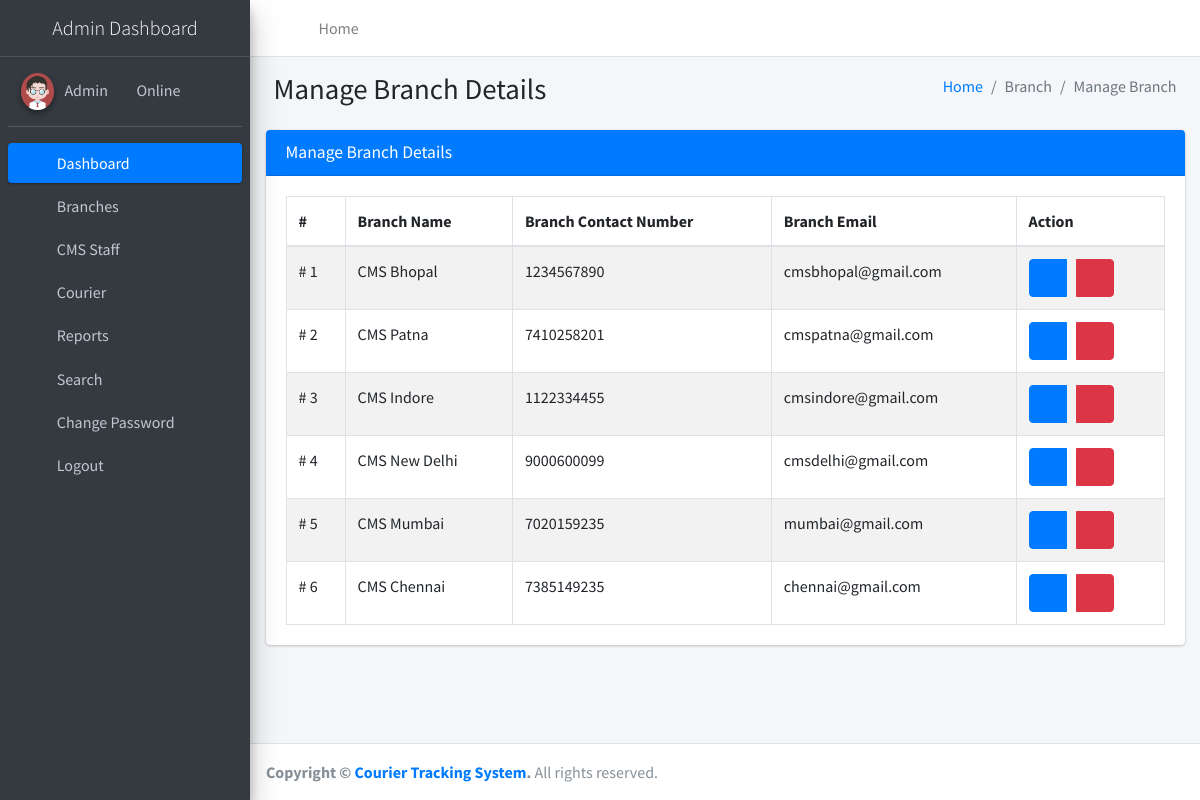
Page /manageBranch (signed in) on the committed database.
### courier/models.py (models this page shows, shortened)
class Branch(models.Model):
    BranchName = models.CharField(max_length=250, null=True)
    BranchContactnumber = models.CharField(max_length=12, null=True)
    BranchEmail = models.CharField(max_length=50, null=True)
    BranchAddress = models.CharField(max_length=200, null=True)
    BranchCity = models.CharField(max_length=150, null=True)
    BranchState = models.CharField(max_length=150, null=True)
    BranchPincode = models.CharField(max_length=6, null=True)
    BranchCountry = models.CharField(max_length=200, null=True)

### courier/views.py (the view)
# urls.py: path('manageBranch', manageBranch, name='manageBranch'),
def manageBranch(request):
    if not request.user.is_authenticated:
        return redirect('admin_login')
    branch = Branch.objects.all()
    return render(request, 'admin/manageBranch.html', locals())

### courier/templates/admin/manageBranch.html
{% extends 'adminNavbar.html' %}
{% block main %}
{% load static %}
<section class="content">
    <div class="content-header">
        <div class="container-fluid">
            <div class="row mb-2">
                <div class="col-sm-6">
                    <h1 class="m-0">Manage Branch Details</h1>
                </div>
                <div class="col-sm-6">
                    <ol class="breadcrumb float-sm-right">
                        <li class="breadcrumb-item"><a href="{% url 'dashboard' %}">Home</a></li>
                        <li class="breadcrumb-item active">Branch</li>
                        <li class="breadcrumb-item active">Manage Branch</li>
                    </ol>
                </div>
            </div>
        </div>
    </div>
    <div class="container-fluid">
        <div class="row">
            <div class="col-md-12">
                <div class="card card-primary">
                    <div class="card-header">
                        <h3 class="card-title">Manage Branch Details</h3>
                    </div>
                    <div class="card-body">
						<table id="example1" class="table table-bordered table-striped">
							<thead>
								<tr>
									<th>#</th>
									<th>Branch Name</th>
                                    <th>Branch Contact Number</th>
                                    <th>Branch Email</th>
									<th>Action</th>
								</tr>
							</thead>
							<tbody>
                                {% for i in branch %}
								<tr>
									<td># {{forloop.counter}}</td>
									<td>{{i.BranchName}}</td>
                                    <td>{{i.BranchContactnumber}}</td>
                                    <td>{{i.BranchEmail}}</td>
									<td>
										<div class="btn-group">
											<a class="btn btn-primary"
												href="{% url 'editBranch' i.id %}"><i
												class="fa fa-edit"></i></a> &nbsp;&nbsp;&nbsp; <a class="btn btn-danger"
												onclick="return confirm('Are you sure to Delete ?')"
												href="{% url 'deleteBranch' i.id %}"><i
												class="fa fa-trash-alt"></i></a>
										</div>
									</td>
								</tr>
								{% endfor %}
							</tbody>
						</table>
					</div>
                </div>
            </div>
        </div>
    </div>
</section>
{% endblock %}

### courier/templates/adminNavbar.html (shortened to what this page needs)
{% load static %}
<!DOCTYPE html>
<html lang="en">
<head>
<link rel="stylesheet"
	href="{% static 'plugins/fontawesome-free/css/all.min.css' %}">
<link rel="stylesheet"
	href="https://code.ionicframework.com/ionicons/2.0.1/css/ionicons.min.css">
<link rel="stylesheet"
	href="{% static 'plugins/tempusdominus-bootstrap-4/css/tempusdominus-bootstrap-4.min.css' %}">
<link rel="stylesheet"
	href="{% static 'plugins/icheck-bootstrap/icheck-bootstrap.min.css' %}">
<link rel="stylesheet" href="{% static 'plugins/jqvmap/jqvmap.min.css' %}">
<link rel="stylesheet" href="{% static 'dist/css/adminlte.min.css' %}">
<link rel="stylesheet"
	href="{% static 'plugins/overlayScrollbars/css/OverlayScrollbars.min.css' %}">
<link rel="stylesheet"
	href="{% static 'plugins/daterangepicker/daterangepicker.css' %}">
<link rel="stylesheet"
	href="{% static 'plugins/summernote/summernote-bs4.min.css' %}">
</head>
<body class="hold-transition sidebar-mini layout-fixed">
	<div class="wrapper">
		<nav
			class="main-header navbar navbar-expand navbar-white navbar-light">
			<ul class="navbar-nav">
				<li class="nav-item"><a class="nav-link" data-widget="pushmenu"
					href="#" role="button"><i class="fas fa-bars"></i></a></li>
				<li class="nav-item d-none d-sm-inline-block"><a
					href="{% url 'dashboard' %}" class="nav-link">Home</a></li>
			</ul>
			<ul class="navbar-nav ml-auto">
				<li class="nav-item"><a class="nav-link"
					data-widget="fullscreen" href="#" role="button"> <i
						class="fas fa-expand-arrows-alt"></i>
				</a></li>
				<li class="nav-item"><a class="nav-link"
					data-widget="control-sidebar" data-controlsidebar-slide="true"
					href="#" role="button"> <i class="fas fa-th-large"></i>
				</a></li>
			</ul>
		</nav>
		<aside class="main-sidebar sidebar-dark-primary elevation-4">
			<a href="#" class="brand-link"> <img src=""
				<center><span class="brand-text font-weight-light">Admin Dashboard</span></center>
			</a>
			<div class="sidebar">
				<div class="user-panel mt-3 pb-3 mb-3 d-flex">
					<div class="image">
						<img src="{% static 'dist/img/user2-160x160.jpg' %}"
							class="img-circle elevation-2" alt="User Image">
					</div>
					<div class="info">
						<a href="#">Admin &nbsp;&nbsp;</a> <a href="#"><i
							class="fa fa-circle text-success"></i> Online</a>
					</div>
				</div>
				<nav class="mt-2">
					<ul class="nav nav-pills nav-sidebar flex-column"
						data-widget="treeview" role="menu" data-accordion="false">
						<li class="nav-item"><a href="{% url 'dashboard' %}"
							class="nav-link active"> <i
								class="nav-icon fas fa-tachometer-alt"></i>
								<p>Dashboard</p>
						</a></li>
						<li class="nav-item"><a href="#" class="nav-link"> <i
								class="nav-icon fas fa-th"></i>
								<p>
									Branches <i class="fas fa-angle-left right"></i>
								</p>
						</a>
							</li>
						<li class="nav-item"><a href="#" class="nav-link"> <i
								class="nav-icon fas fa-copy"></i>
								<p>
									CMS Staff <i class="fas fa-angle-left right"></i>
								</p>
						</a>
							</li>
						<li class="nav-item"><a href="#" class="nav-link"> <i
								class="nav-icon fas fa-tree"></i>
								<p>
									Courier <i class="fas fa-angle-left right"></i>
								</p>
						</a>
						</li>
						<li class="nav-item"><a href="#" class="nav-link"> <i
								class="nav-icon fas fa-tree"></i>
								<p>
									Reports <i class="fas fa-angle-left right"></i>
								</p>
						</a>
						</li>
						<li class="nav-item"><a href="{% url 'search' %}"
							class="nav-link"> <i class="nav-icon fas fa-search"></i>
								<p>Search</p>
						</a></li>
						<li class="nav-item"><a href="{% url 'changePassword' %}"
							class="nav-link"> <i class="nav-icon fas fa-cogs"></i>
								<p>Change Password</p>
						</a></li>
						<li class="nav-item"><a href="/logout" class="nav-link">
								<i class="nav-icon fas fa-power-off"></i>
								<p>Logout</p>
						</a></li>
					</ul>
				</nav>
			</div>
		</aside>
		<div class="content-wrapper">
			{% block main %}
			{% endblock %}
		</div>
		<footer class="main-footer">
			<strong>Copyright &copy; <a href="#">Courier Tracking System</a>.
			</strong> All rights reserved.
		</footer>
	</div>
</body>
</html>

### rows in the picture
Branch: BranchName "CMS Bhopal", BranchContactnumber "1234567890", BranchEmail "cmsbhopal@gmail.com"
Branch: BranchName "CMS Patna", BranchContactnumber "7410258201", BranchEmail "cmspatna@gmail.com"
Branch: BranchName "CMS Indore", BranchContactnumber "1122334455", BranchEmail "cmsindore@gmail.com"
Branch: BranchName "CMS New Delhi", BranchContactnumber "9000600099", BranchEmail "cmsdelhi@gmail.com"
Branch: BranchName "CMS Mumbai", BranchContactnumber "7020159235", BranchEmail "mumbai@gmail.com"
Branch: BranchName "CMS Chennai", BranchContactnumber "7385149235", BranchEmail "chennai@gmail.com"
